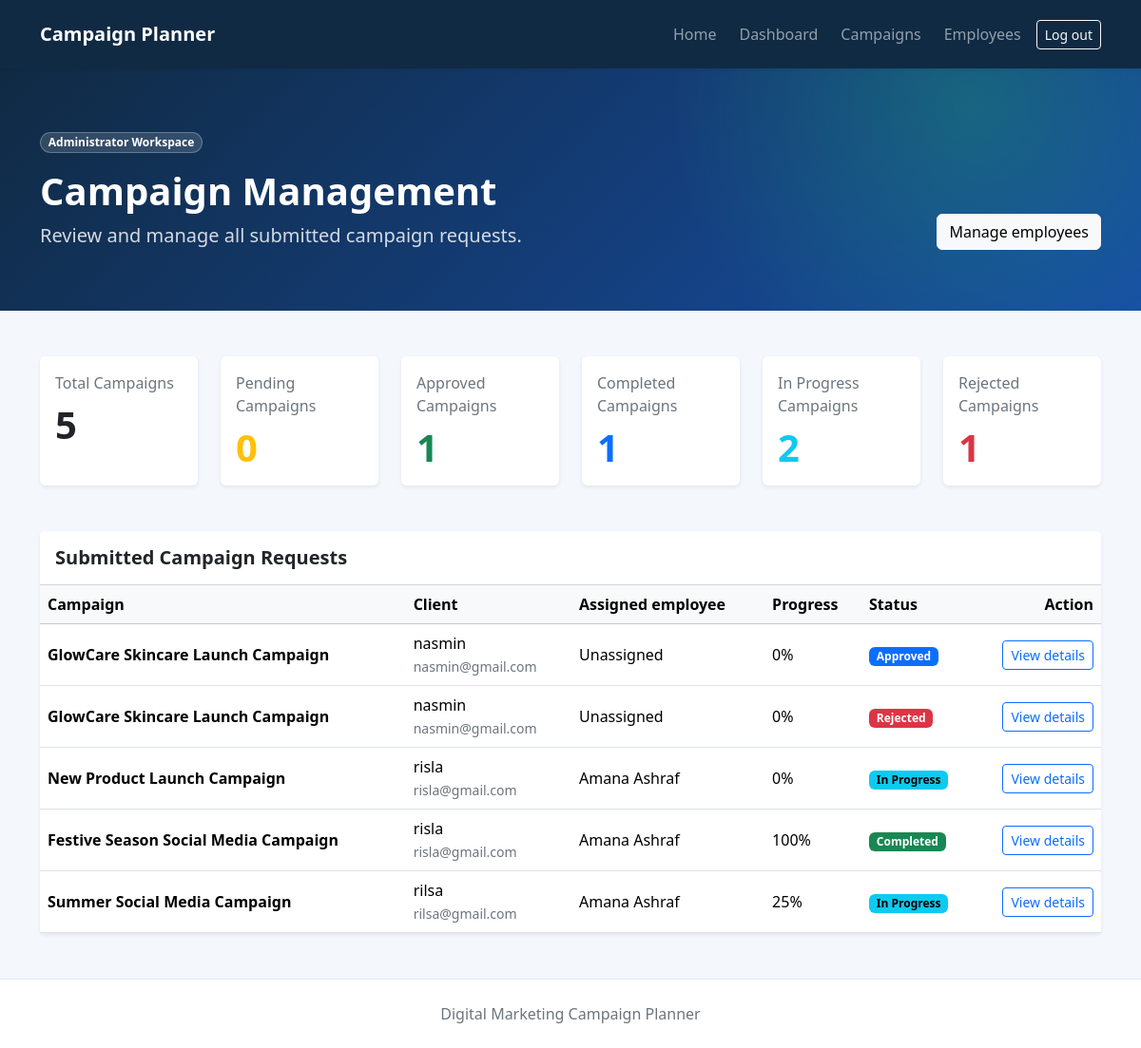
The app's page /administrator/dashboard/ (signed in) with its own data.
### campaigns/models.py (models this page shows, shortened)
class Campaign(models.Model):
    class Status(models.TextChoices):
        PENDING = "pending", "Pending"
        APPROVED = "approved", "Approved"
        REJECTED = "rejected", "Rejected"
        IN_PROGRESS = "in_progress", "In Progress"
        COMPLETED = "completed", "Completed"
    client = models.ForeignKey(
        settings.AUTH_USER_MODEL,
        on_delete=models.CASCADE,
        related_name="campaigns",
    )
    name = models.CharField(max_length=200)
    description = models.TextField()
    campaign_type = models.CharField(max_length=100, blank=True)
    product_service_name = models.CharField("Product / Service Name", max_length=255, blank=True)
    target_audience = models.CharField(max_length=255, blank=True)
    platforms = models.CharField(max_length=255, blank=True)
    campaign_goal = models.TextField(blank=True)
    budget = models.DecimalField(max_digits=12, decimal_places=2, null=True, blank=True)
    start_date = models.DateField(null=True, blank=True)
    end_date = models.DateField(null=True, blank=True)
    assigned_employee = models.ForeignKey(
        EmployeeProfile,
        on_delete=models.SET_NULL,
        related_name="assigned_campaigns",
        null=True,
        blank=True,
    )
    progress_percentage = models.PositiveSmallIntegerField(
        default=0,
        validators=(MinValueValidator(0), MaxValueValidator(100)),
    )
    status = models.CharField(
        max_length=20,
        choices=Status.choices,
        default=Status.PENDING,
    )
    created_at = models.DateTimeField(auto_now_add=True)
    updated_at = models.DateTimeField(auto_now=True)
    is_archived = models.BooleanField(default=False)
    class Meta:
        ordering = ("-created_at",)

class EmployeeProfile(models.Model):
    user = models.OneToOneField(
        settings.AUTH_USER_MODEL,
        on_delete=models.CASCADE,
        related_name="employee_profile",
    )
    job_title = models.CharField(max_length=100, blank=True)
    phone = models.CharField(max_length=30, blank=True)
    def __str__(self):
        return self.user.get_full_name() or self.user.username

### campaigns/views.py (the view)
# urls.py: path('administrator/dashboard/', views.administrator_dashboard, name='administrator_dashboard'),
@staff_required
def administrator_dashboard(request):
    campaigns = Campaign.objects.select_related("client", "assigned_employee__user").all()
    context = {
        "campaigns": campaigns,
        "total_campaigns": campaigns.count(),
        "pending_campaigns": campaigns.filter(status=Campaign.Status.PENDING).count(),
        "approved_campaigns": campaigns.filter(status=Campaign.Status.APPROVED).count(),
        "in_progress_campaigns": campaigns.filter(status=Campaign.Status.IN_PROGRESS).count(),
        "completed_campaigns": campaigns.filter(status=Campaign.Status.COMPLETED).count(),
        "rejected_campaigns": campaigns.filter(status=Campaign.Status.REJECTED).count(),
    }
    return render(request, "campaigns/administrator_dashboard.html", context)

### campaigns/views.py (called while the page is built)
def staff_required(view_func):
    return user_passes_test(
        lambda user: user.is_authenticated and (user.is_staff or user.is_superuser),
        login_url="administrator_login",
    )(view_func)

### .dist/final-controlled-enhancement/source-before/campaigns/templates/campaigns/administrator_dashboard.html (shortened to what this page needs)
{% extends 'campaigns/base.html' %}
{% block content %}
<main>
    <section class="dashboard-header text-white py-5">
        <div class="container py-3"><span class="badge rounded-pill mb-3">Administrator Workspace</span><div class="d-flex flex-wrap justify-content-between align-items-end gap-3"><div><h1 class="display-6 fw-bold">Campaign Management</h1><p class="lead mb-0">Review and manage all submitted campaign requests.</p></div><a class="btn btn-light" href="{% url 'administrator_employee_list' %}">Manage employees</a></div></div>
    </section>
    <section class="py-5">
        <div class="container">
            <div class="row g-4 mb-5">
                <div class="col-sm-6 col-lg-4 col-xl-2"><div class="card border-0 shadow-sm h-100"><div class="card-body"><p class="text-secondary mb-2">Total Campaigns</p><p class="display-6 fw-bold mb-0">{{ total_campaigns }}</p></div></div></div>
                <div class="col-sm-6 col-lg-4 col-xl-2"><div class="card border-0 shadow-sm h-100"><div class="card-body"><p class="text-secondary mb-2">Pending Campaigns</p><p class="display-6 fw-bold text-warning mb-0">{{ pending_campaigns }}</p></div></div></div>
                <div class="col-sm-6 col-lg-4 col-xl-2"><div class="card border-0 shadow-sm h-100"><div class="card-body"><p class="text-secondary mb-2">Approved Campaigns</p><p class="display-6 fw-bold text-success mb-0">{{ approved_campaigns }}</p></div></div></div>
                <div class="col-sm-6 col-lg-4 col-xl-2"><div class="card border-0 shadow-sm h-100"><div class="card-body"><p class="text-secondary mb-2">Completed Campaigns</p><p class="display-6 fw-bold text-primary mb-0">{{ completed_campaigns }}</p></div></div></div>
                <div class="col-sm-6 col-lg-4 col-xl-2"><div class="card border-0 shadow-sm h-100"><div class="card-body"><p class="text-secondary mb-2">In Progress Campaigns</p><p class="display-6 fw-bold text-info mb-0">{{ in_progress_campaigns }}</p></div></div></div>
                <div class="col-sm-6 col-lg-4 col-xl-2"><div class="card border-0 shadow-sm h-100"><div class="card-body"><p class="text-secondary mb-2">Rejected Campaigns</p><p class="display-6 fw-bold text-danger mb-0">{{ rejected_campaigns }}</p></div></div></div>
            </div>
            <div class="card border-0 shadow-sm" id="campaigns">
                <div class="card-header bg-white py-3"><h2 class="h5 fw-bold mb-0">Submitted Campaign Requests</h2></div>
                <div class="table-responsive">
                    <table class="table table-hover align-middle mb-0">
                        <thead class="table-light"><tr><th>Campaign</th><th>Client</th><th>Assigned employee</th><th>Progress</th><th>Status</th><th class="text-end">Action</th></tr></thead>
                        <tbody>
                            {% for campaign in campaigns %}
                                <tr><td class="fw-semibold">{{ campaign.name }}</td><td>{{ campaign.client.get_full_name|default:campaign.client.username }}<br><small class="text-secondary">{{ campaign.client.email }}</small></td><td>{{ campaign.assigned_employee|default:"Unassigned" }}</td><td>{{ campaign.progress_percentage }}%</td><td>{% include 'campaigns/includes/status_badge.html' with status=campaign.status label=campaign.get_status_display extra_classes="align-self-start" only %}</td><td class="text-end"><a class="btn btn-sm btn-outline-primary" href="{% url 'administrator_campaign_detail' campaign.id %}">View details</a></td></tr>
                            {% empty %}
                                <tr><td class="text-center text-secondary py-5" colspan="6">No campaign requests have been submitted yet.</td></tr>
                            {% endfor %}
                        </tbody>
                    </table>
                </div>
            </div>
        </div>
    </section>
</main>
{% endblock %}

### .dist/final-controlled-enhancement/source-before/campaigns/templates/campaigns/base.html (shortened to what this page needs)
{% load static %}
<!doctype html>
<html lang="en">
<head>
    <link href="https://cdn.jsdelivr.net/npm/bootstrap@5.3.3/dist/css/bootstrap.min.css" rel="stylesheet">
    <link rel="stylesheet" href="{% static 'campaigns/css/home.css' %}">
</head>
<body>
    <nav class="navbar navbar-expand-lg navbar-dark shadow-sm">
        <div class="container py-2">
            <a class="navbar-brand fw-bold" href="{% url 'home' %}">Campaign Planner</a>
            <div class="collapse navbar-collapse" id="mainNavigation">
                <ul class="navbar-nav ms-auto align-items-lg-center gap-lg-2">
                    <li class="nav-item"><a class="nav-link" href="{% url 'home' %}">Home</a></li>
                    {% if user.is_authenticated %}
                        {% if user.is_staff or user.is_superuser %}
                            <li class="nav-item"><a class="nav-link" href="{% url 'administrator_dashboard' %}">Dashboard</a></li>
                            <li class="nav-item"><a class="nav-link" href="{% url 'administrator_dashboard' %}#campaigns">Campaigns</a></li>
                            <li class="nav-item"><a class="nav-link" href="{% url 'administrator_employee_list' %}">Employees</a></li>
                        {% endif %}
                        <li class="nav-item"><form method="post" action="{% url 'logout' %}">{% csrf_token %}<button class="btn btn-outline-light btn-sm" type="submit">Log out</button></form></li>
                    {% else %}
                        <li class="nav-item"><a class="nav-link" href="{% url 'login' %}">Log in</a></li>
                        <li class="nav-item"><a class="btn btn-light btn-sm text-primary fw-semibold" href="{% url 'register' %}">Register</a></li>
                    {% endif %}
                </ul>
            </div>
        </div>
    </nav>
    {% block content %}{% endblock %}
    <footer class="py-4 text-center text-secondary"><div class="container">Digital Marketing Campaign Planner</div></footer>
</body>
</html>

### .dist/final-controlled-enhancement/source-before/campaigns/templates/campaigns/includes/status_badge.html
<span class="badge {% if status == 'completed' %}text-bg-success{% elif status == 'approved' %}text-bg-primary{% elif status == 'in_progress' %}text-bg-info{% elif status == 'rejected' %}text-bg-danger{% elif status == 'pending' %}text-bg-warning{% else %}text-bg-secondary{% endif %} {{ extra_classes }}">{{ label }}</span>

### campaigns/static/campaigns/css/home.css (style rules this page uses)
:root { --brand-dark: #102a43; --brand-primary: #2563eb; --brand-accent: #22c55e; --page-background: #f4f7fb; }
body { background: var(--page-background); color: var(--brand-dark); font-family: system-ui, -apple-system, "Segoe UI", sans-serif; }
.navbar { background: var(--brand-dark); }
footer { background: #ffffff; border-top: 1px solid #e5eaf0; }
.dashboard-header { background: radial-gradient(circle at 85% 15%, rgba(34, 197, 94, 0.25), transparent 30%), linear-gradient(135deg, #102a43 0%, #174ea6 100%); }
.dashboard-header .badge { background: rgba(255, 255, 255, 0.14); border: 1px solid rgba(255, 255, 255, 0.25); }
.dashboard-header .lead { color: rgba(255, 255, 255, 0.82); }

### records on screen
Campaign: name "GlowCare Skincare Launch Campaign", client.get_full_name "nasmin", client.email "nasmin@gmail.com", assigned_employee "Unassigned", progress_percentage "0", status "Approved"
Campaign: name "GlowCare Skincare Launch Campaign", client.get_full_name "nasmin", client.email "nasmin@gmail.com", assigned_employee "Unassigned", progress_percentage "0", status "Rejected"
Campaign: name "New Product Launch Campaign", client.get_full_name "risla", client.email "risla@gmail.com", assigned_employee "Amana Ashraf", progress_percentage "0", label "In Progress"
Campaign: name "Festive Season Social Media Campaign", client.get_full_name "risla", client.email "risla@gmail.com", assigned_employee "Amana Ashraf", progress_percentage "100", status "Completed"
Campaign: name "Summer Social Media Campaign", client.get_full_name "rilsa", client.email "rilsa@gmail.com", assigned_employee "Amana Ashraf", progress_percentage "25", label "In Progress"

### other values on screen
{{ total_campaigns }} "5"
{{ pending_campaigns }} "0"
{{ approved_campaigns }} "1"
{{ completed_campaigns }} "1"
{{ in_progress_campaigns }} "2"
{{ rejected_campaigns }} "1"
